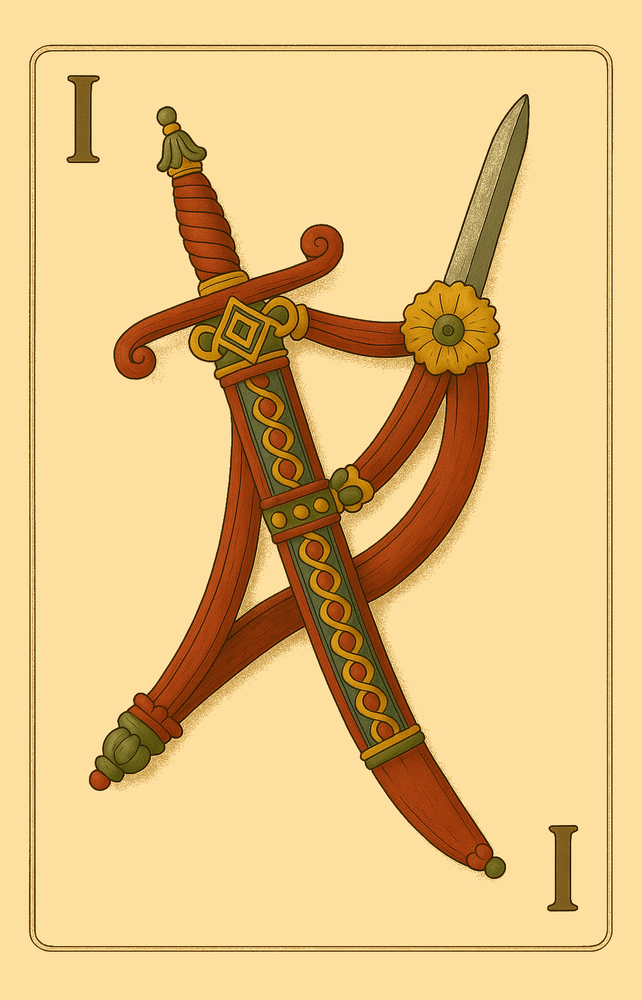
#> input picture src/assets/cards/default/large_resolution/spanish_ratio_cards/1e.png, 642 x 1000 px, shrunk from 1024 x 1595 before the run, found by its file name; its folder holds only this picture in this run
$ python CardBleedForPrinting.py
#> lines starting #> are read from the running program, lines starting #| are printed output that depends on the picture
from PIL import Image
import os

input_folder = "./spanish_ratio_cards"
output_folder = "./with_bleed"
os.makedirs(output_folder, exist_ok=True)

# Add 59 px (5 mm at 300 DPI) to each side
bleed_px = 59

for filename in os.listdir(input_folder):
    if filename.endswith(".png"):
        img_path = os.path.join(input_folder, filename)
        img = Image.open(img_path)  # Keep original mode
#> img is the input picture: PIL image 642x1000 RGB; mean R, G, B 229, 193.3, 130.7

        # Convert to RGBA to access alpha channel
        img = img.convert('RGBA')
#> img: PIL image 642x1000 RGBA

        # Get background color from pixel (40, 40), with fallback
        pixel_40_40 = img.getpixel((40, 40))
#> pixel_40_40 = (253, 223, 159, 255)
        bg_color = pixel_40_40[:3] if pixel_40_40[3] != 0 else (255, 255, 255)  # Use (40, 40) if not transparent, else default to white
#> bg_color = (253, 223, 159)

        # Create a new image with the same size, filling transparent areas
        filled_img = Image.new("RGBA", img.size, (*bg_color, 255))  # Fully opaque background
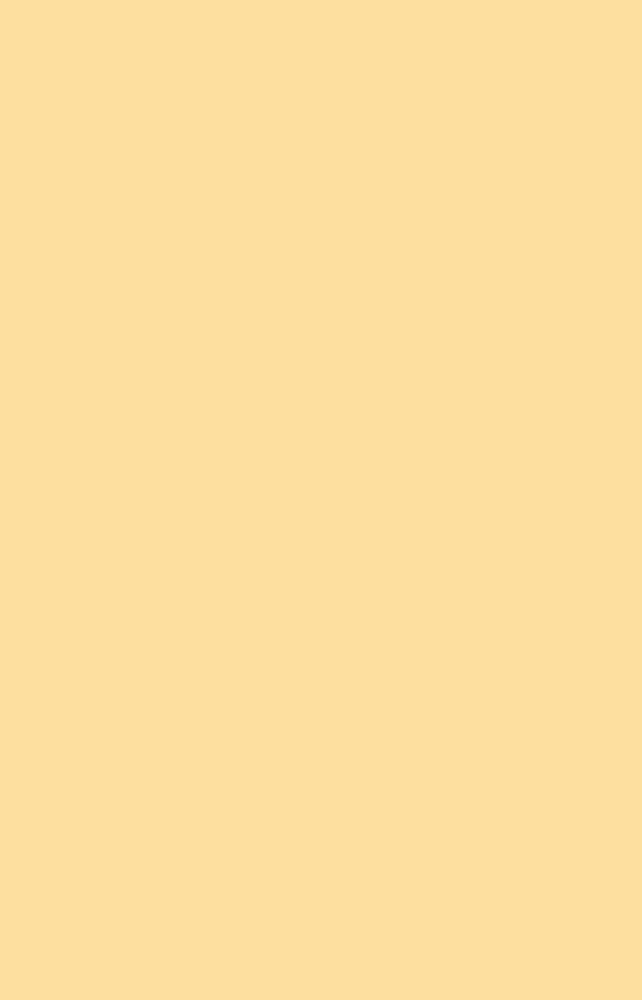
#> filled_img: PIL image 642x1000 RGBA; mean R, G, B, A 253, 223, 159, 255
        pixels = img.load()

        # Copy non-transparent pixels, fill transparent with bg_color
        for x in range(img.width):
            for y in range(img.height):
                if pixels[x, y][3] != 0:  # If pixel is not transparent
                    filled_img.putpixel((x, y), pixels[x, y])
                else:
                    filled_img.putpixel((x, y), (*bg_color, 255))  # Fill transparent with bg_color

        # Convert to RGB for final output
        filled_img = filled_img.convert('RGB')

        # Create new image with bleed
        new_width = img.width + 2 * bleed_px
#> new_width = 760
        new_height = img.height + 2 * bleed_px
#> new_height = 1118
        canvas = Image.new("RGB", (new_width, new_height), bg_color)
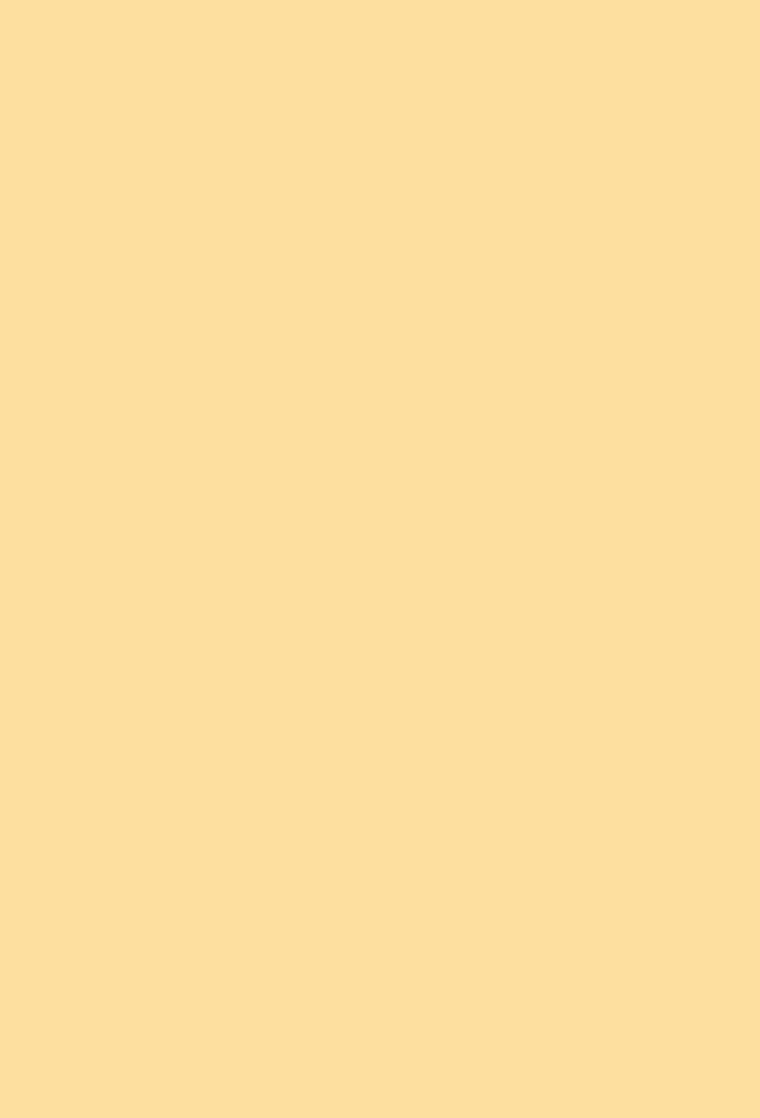
#> canvas: PIL image 760x1118 RGB; mean R, G, B 253, 223, 159

        # Paste centered
        canvas.paste(filled_img, (bleed_px, bleed_px))
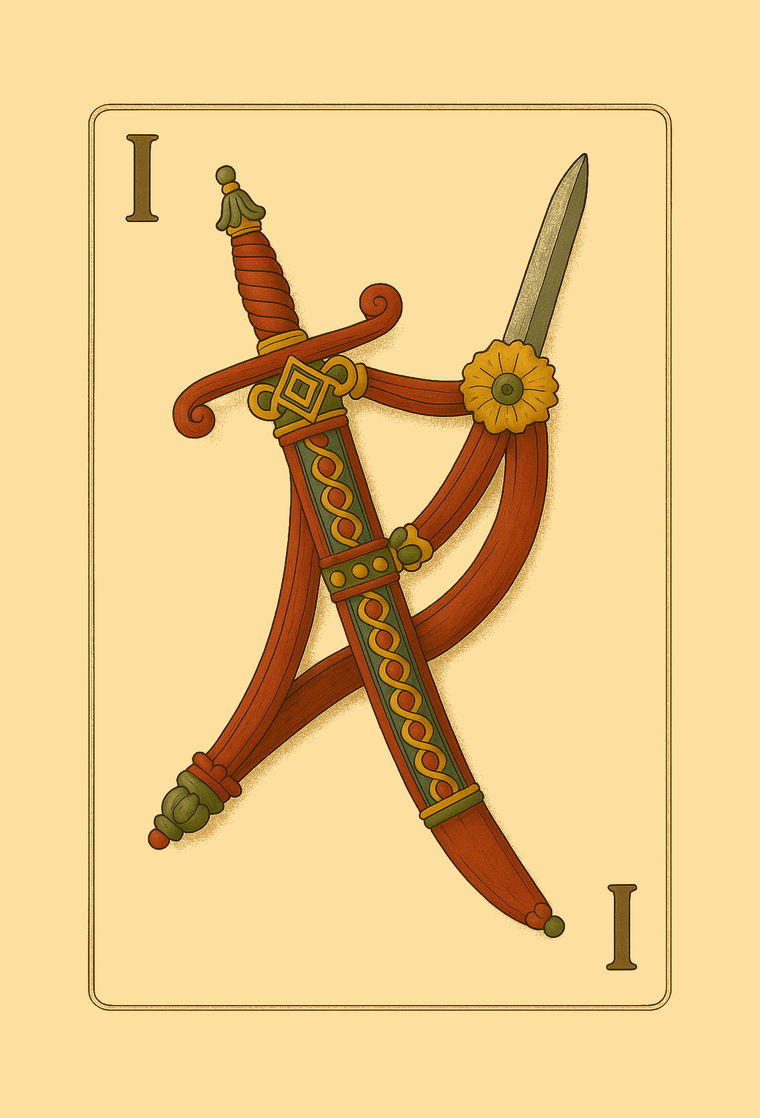
#> canvas: PIL image 760x1118 RGB; mean R, G, B 234.9, 200.6, 137.6

        # Save
        canvas.save(os.path.join(output_folder, filename))

print("✅ Transparency filled and bleed added to all cards: +5mm on each side (≈59 px at 300 DPI).")

$ run again, on src/assets/cards/default/large_resolution/spanish_ratio_cards/6c.png
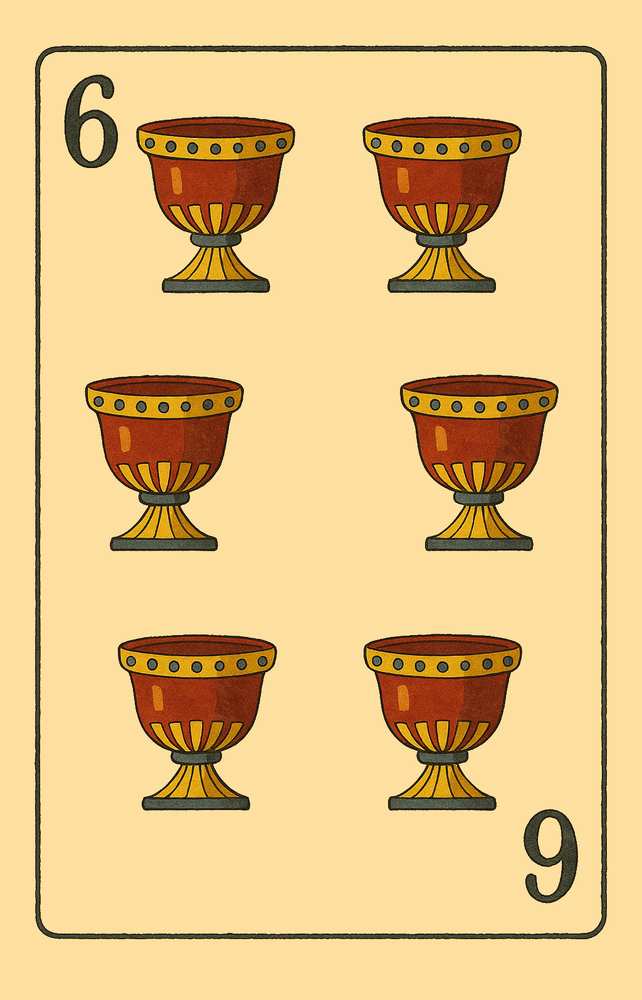
#> input picture src/assets/cards/default/large_resolution/spanish_ratio_cards/6c.png, 642 x 1000 px, shrunk from 1024 x 1595 before the run, found by its file name
#> img is the input picture: PIL image 642x1000 RGB; mean R, G, B 226.4, 192.7, 131.9
#> img: PIL image 642x1000 RGBA
#> pixel_40_40 = (253, 223, 159, 255)
#> bg_color = (253, 223, 159)
#> `canvas.paste(filled_img, (bleed_px, bleed_px))`:
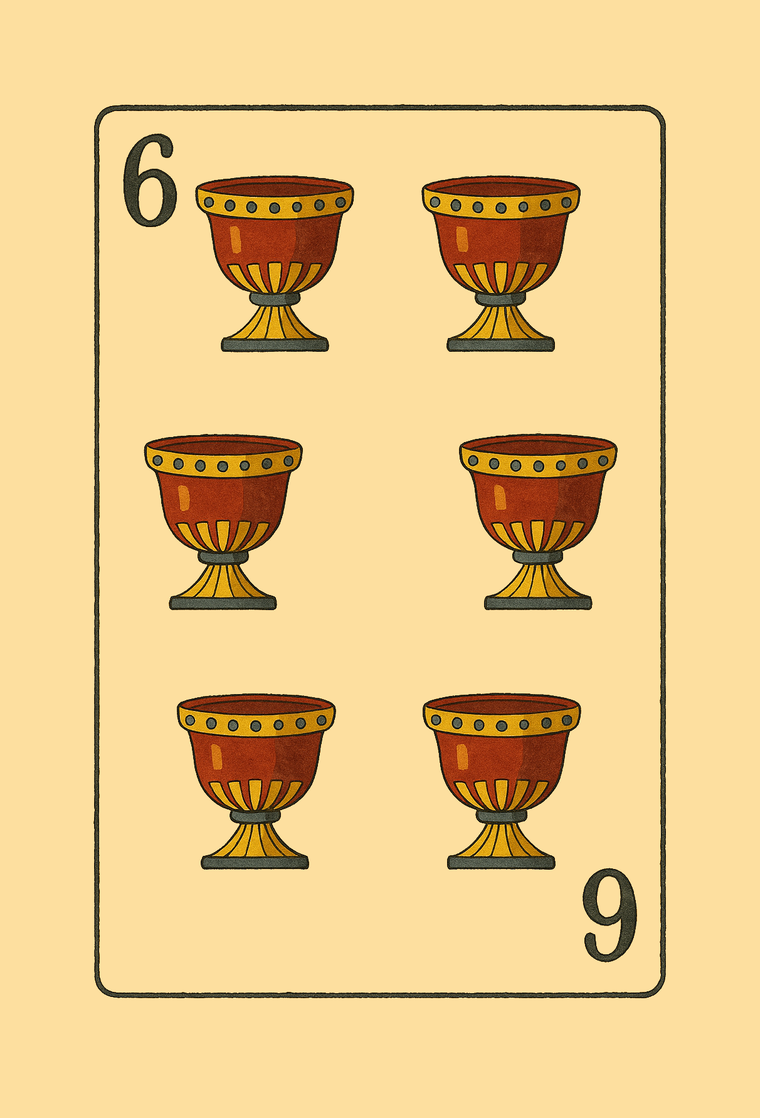
#> canvas: PIL image 760x1118 RGB; mean R, G, B 232.9, 200.1, 138.6

$ run again, on src/assets/cards/default/large_resolution/spanish_ratio_cards/cb.png
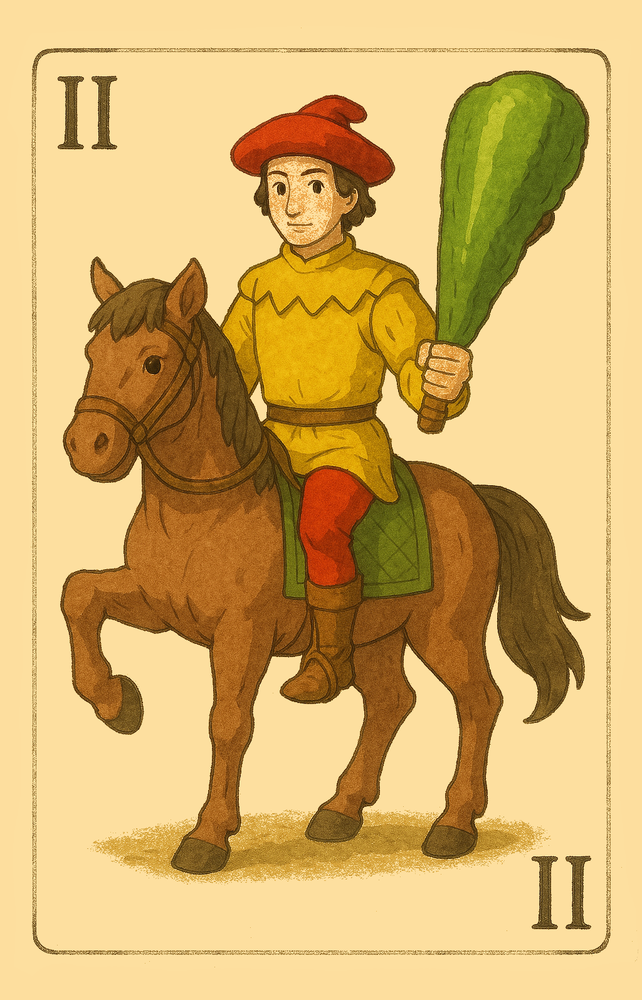
#> input picture src/assets/cards/default/large_resolution/spanish_ratio_cards/cb.png, 642 x 1000 px, shrunk from 1024 x 1595 before the run, found by its file name
#> img is the input picture: PIL image 642x1000 RGB; mean R, G, B 211.5, 175.3, 106.3
#> img: PIL image 642x1000 RGBA
#> pixel_40_40 = (253, 223, 159, 255)
#> bg_color = (253, 223, 159)
#> `canvas.paste(filled_img, (bleed_px, bleed_px))`:
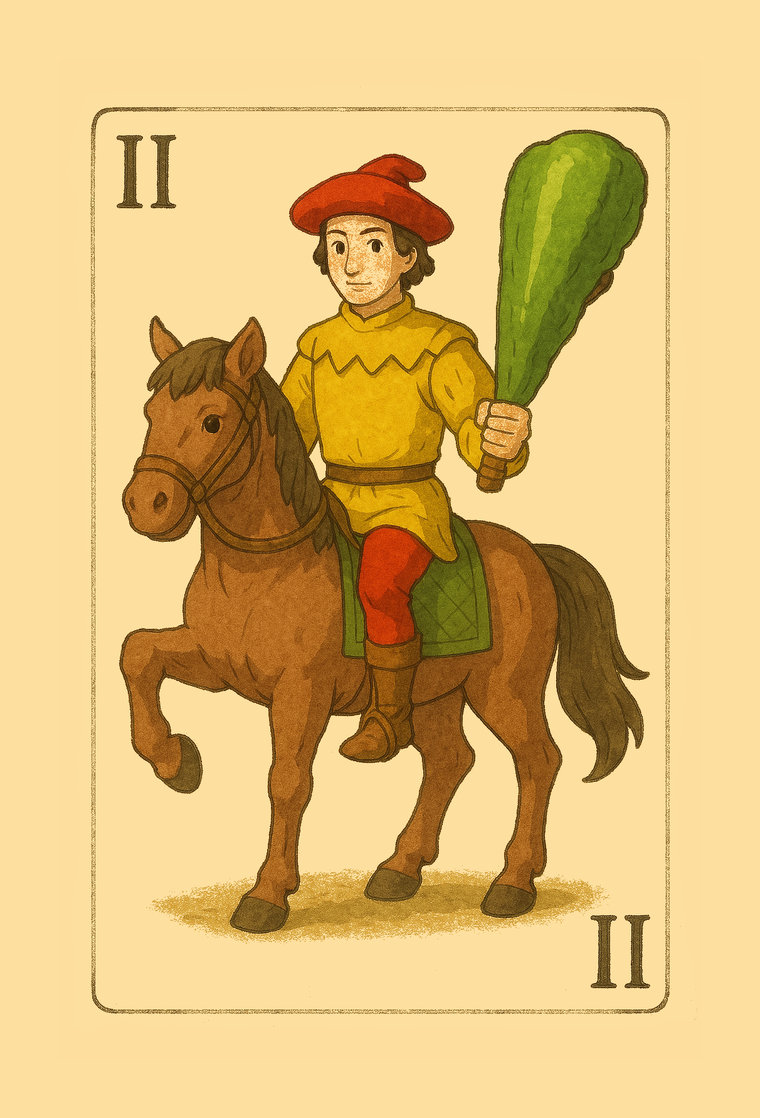
#> canvas: PIL image 760x1118 RGB; mean R, G, B 221.7, 186.9, 119.2
